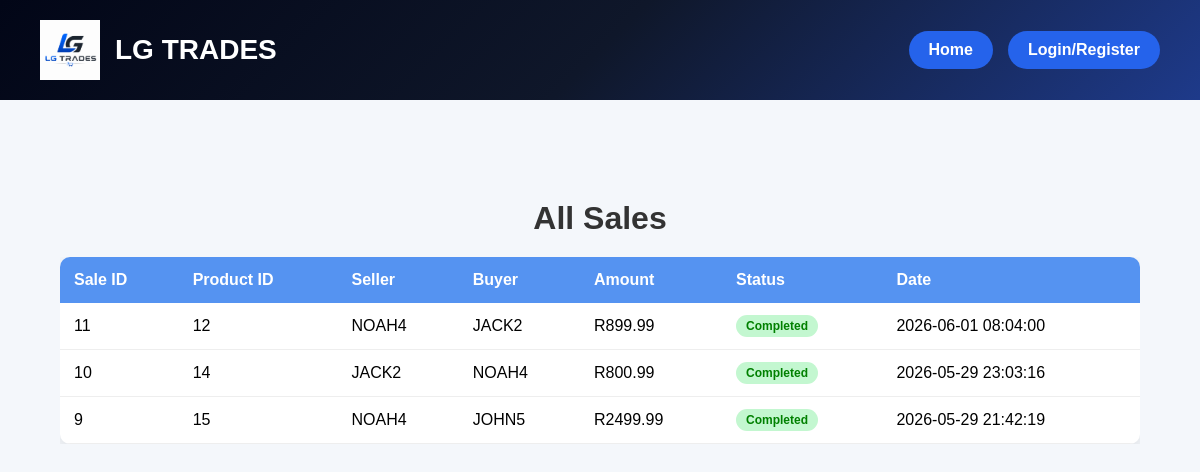
The page /adminsales.php on the database its author committed.
### tables this page shows
CREATE TABLE `sales` (
  `sale_id` int(11) NOT NULL,
  `product_id` int(11) NOT NULL,
  `seller_username` varchar(100) NOT NULL,
  `buyer_username` varchar(100) NOT NULL,
  `sale_status` varchar(50) DEFAULT 'Pending',
  `sale_date` timestamp NOT NULL DEFAULT current_timestamp(),
  `amount` decimal(10,2) NOT NULL DEFAULT 0.00,
  `order_status` varchar(50) DEFAULT 'Paid',
  `seller_paid` tinyint(1) DEFAULT 0
);

### adminsales.php (the view, shortened to what this page needs)
<?php
include "db.php";
include "header.php";
$result = mysqli_query($conn,
"SELECT * FROM sales ORDER BY sale_date DESC");
?>
<!DOCTYPE html>
<html>
<head>
<link rel="stylesheet" href="style.css">
</head>
<body class="sales_body">
<div class="sales_container">
    <h1 class="sales_title">All Sales</h1>
    <div class="sales_wrapper">
        <table class="sales_table">
            <tr>
                <th>Sale ID</th>
                <th>Product ID</th>
                <th>Seller</th>
                <th>Buyer</th>
                <th>Amount</th>
                <th>Status</th>
                <th>Date</th>
            </tr>
            <?php while($row = mysqli_fetch_assoc($result)){ ?>
            <tr>
                <td><?php echo $row['sale_id']; ?></td>
                <td><?php echo $row['product_id']; ?></td>
                <td><?php echo $row['seller_username']; ?></td>
                <td><?php echo $row['buyer_username']; ?></td>
                <td>R<?php echo $row['amount']; ?></td>
                <td>
                    <?php
                        $status = $row['order_status'];
                        if($status == "Paid"){
                            echo "<span class='status_paid sales_badge'>Paid</span>";
                        }
                        elseif($status == "Shipped"){
                            echo "<span class='status_shipped sales_badge'>Shipped</span>";
                        }
                        elseif($status == "Delivered"){
                            echo "<span class='status_delivered sales_badge'>Delivered</span>";
                        }
                        elseif($status == "Completed"){
                            echo "<span class='status_completed sales_badge'>Completed</span>";
                        }
                    ?>
                </td>
                <td><?php echo $row['sale_date']; ?></td>
            </tr>
            <?php } ?>
        </table>
    </div>
</div>
</body>
</html>

### header.php (shortened to what this page needs)
<link rel="stylesheet" href="style.css">
<div class="navbar">
    <div class="nav-left">
        <a href="home.php">
            <img src="logo.png" class="logo">
        </a>
        <div class="brand">
            LG TRADES
        </div>
    </div>
    <div class="nav-right">
        <?php
        if(isset($_SESSION['username'])){
        ?>
            <span class="welcome-user">
                <?php echo $_SESSION['username']; ?>
            </span>
            <a href="home.php">Home</a>
            <a href="dashboard.php">Dashboard</a>
            <?php
            if(isset($_SESSION['admin']) && $_SESSION['admin'] == 1){
            ?>
                <a href="admindashboard.php">Admin Panel</a>
            <?php
            }
            ?>
            <a href="logout.php">Logout</a>
        <?php
        } else {
        ?>
            <a href="home.php">Home</a>
            <a href="auth.php">Login/Register</a>
        <?php
        }
        ?>
    </div>
</div>

### style.css (style rules this page uses)
* { margin:0; padding:0; box-sizing:border-box; font-family:Arial, sans-serif; }
.navbar { width:100%; background: linear-gradient(135deg, #020617, #0F172A, #1E3A8A); padding:20px 40px; display:flex; justify-content:space-between; align-items:center; }
.nav-left { display:flex; align-items:center; gap:15px; }
.logo { width:60px; height:auto; }
.brand { color:white; font-size:28px; font-weight:bold; }
.nav-right { display:flex; align-items:center; gap:15px; }
.nav-right a { text-decoration:none; background:#2563EB; color:white; padding:10px 20px; border-radius:25px; font-weight:bold; transition:0.3s; }
h1 { text-align:center; }
.sales_body { margin: 0; font-family: Arial; background: #f4f7fb; }
.sales_container { width: 95%; margin: 100px auto; }
.sales_title { font-size: 28px; margin-bottom: 20px; color: #333; }
.sales_table { width: 100%; border-collapse: collapse; background: white; border-radius: 10px; overflow: hidden; box-shadow: 0 6px 18px rgba(0,0,0,0.1); }
.sales_table th { background:#2f7beed0; color: white; padding: 14px; text-align: left; }
.sales_table td { padding: 14px; border-bottom: 1px solid #eee; }
.status_completed { color: green; font-weight: bold; }
.sales_badge { padding: 4px 10px; border-radius: 20px; font-size: 12px; background: #eee; }
.sales_wrapper { overflow-x: auto; }
.status_completed { background:#c3f7d0; color:green; }
.sales_body { margin:0; font-family:Arial; background:#f4f7fb; min-height:100vh; }
.sales_container { width:90%; margin:100px auto; }
.sales_title { font-size:32px; color:#333; }

### rows shown on the page
sales: sale_id "11", product "12", seller_username "NOAH4", buyer_username "JACK2", amount "899.99", order_status "Completed", sale_date "2026-06-01 08:04:00"
sales: sale_id "10", product "14", seller_username "JACK2", buyer_username "NOAH4", amount "800.99", order_status "Completed", sale_date "2026-05-29 23:03:16"
sales: sale_id "9", product "15", seller_username "NOAH4", buyer_username "JOHN5", amount "2499.99", order_status "Completed", sale_date "2026-05-29 21:42:19"
